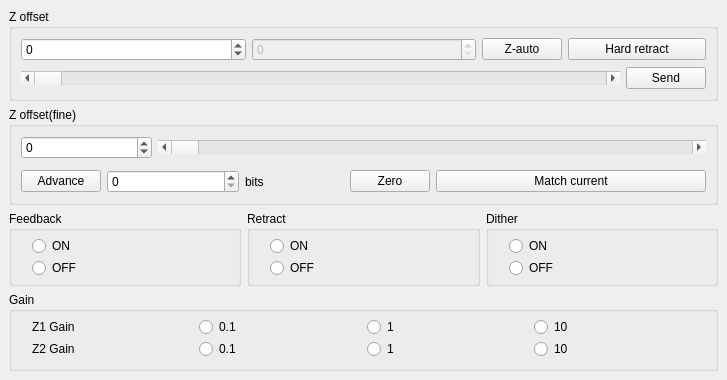
  <widget class="QDockWidget" name="Zcontrol">
   <property name="enabled">
    <bool>true</bool>
   </property>
   <property name="sizePolicy">
    <sizepolicy hsizetype="Minimum" vsizetype="Minimum">
     <horstretch>0</horstretch>
     <verstretch>0</verstretch>
    </sizepolicy>
   </property>
   <property name="minimumSize">
    <size>
     <width>363</width>
     <height>361</height>
    </size>
   </property>
   <property name="floating">
    <bool>true</bool>
   </property>
   <property name="features">
    <set>QDockWidget::AllDockWidgetFeatures</set>
   </property>
   <property name="allowedAreas">
    <set>Qt::AllDockWidgetAreas</set>
   </property>
   <property name="windowTitle">
    <string>Z control</string>
   </property>
   <attribute name="dockWidgetArea">
    <number>1</number>
   </attribute>
   <widget class="QWidget" name="dockWidgetContents_3">
    <layout class="QVBoxLayout" name="verticalLayout">
     <item>
      <widget class="QGroupBox" name="groupBox">
       <property name="title">
        <string>Z offset</string>
       </property>
       <property name="flat">
        <bool>false</bool>
       </property>
       <layout class="QGridLayout" name="gridLayout_4">
        <item row="2" column="0" colspan="10">
         <widget class="QScrollBar" name="horizontalScrollBar">
          <property name="minimum">
           <number>-32768</number>
          </property>
          <property name="maximum">
           <number>32767</number>
          </property>
          <property name="value">
           <number>-32768</number>
          </property>
          <property name="orientation">
           <enum>Qt::Horizontal</enum>
          </property>
         </widget>
        </item>
        <item row="0" column="8">
         <widget class="QPushButton" name="pushButton">
          <property name="text">
           <string>Z-auto</string>
          </property>
          <property name="iconSize">
           <size>
            <width>16</width>
            <height>9</height>
           </size>
          </property>
         </widget>
        </item>
        <item row="1" column="6">
         <spacer name="horizontalSpacer_33">
          <property name="orientation">
           <enum>Qt::Horizontal</enum>
          </property>
          <property name="sizeHint" stdset="0">
           <size>
            <width>40</width>
            <height>0</height>
           </size>
          </property>
         </spacer>
        </item>
        <item row="1" column="2">
         <spacer name="horizontalSpacer_27">
          <property name="orientation">
           <enum>Qt::Horizontal</enum>
          </property>
          <property name="sizeHint" stdset="0">
           <size>
            <width>40</width>
            <height>0</height>
           </size>
          </property>
         </spacer>
        </item>
        <item row="1" column="9">
         <spacer name="horizontalSpacer_30">
          <property name="orientation">
           <enum>Qt::Horizontal</enum>
          </property>
          <property name="sizeHint" stdset="0">
           <size>
            <width>40</width>
            <height>0</height>
           </size>
          </property>
         </spacer>
        </item>
        <item row="0" column="9" colspan="2">
         <widget class="QPushButton" name="pushButton_2">
          <property name="text">
           <string>Hard retract</string>
          </property>
         </widget>
        </item>
        <item row="1" column="0">
         <spacer name="horizontalSpacer_26">
          <property name="orientation">
           <enum>Qt::Horizontal</enum>
          </property>
          <property name="sizeHint" stdset="0">
           <size>
            <width>40</width>
            <height>0</height>
           </size>
          </property>
         </spacer>
        </item>
        <item row="1" column="1">
         <spacer name="horizontalSpacer_29">
          <property name="orientation">
           <enum>Qt::Horizontal</enum>
          </property>
          <property name="sizeHint" stdset="0">
           <size>
            <width>40</width>
            <height>0</height>
           </size>
          </property>
         </spacer>
        </item>
        <item row="1" column="4">
         <spacer name="horizontalSpacer_35">
          <property name="orientation">
           <enum>Qt::Horizontal</enum>
          </property>
          <property name="sizeHint" stdset="0">
           <size>
            <width>40</width>
            <height>0</height>
           </size>
          </property>
         </spacer>
        </item>
        <item row="2" column="10">
         <widget class="QPushButton" name="pushButton_3">
          <property name="text">
           <string>Send</string>
          </property>
         </widget>
        </item>
        <item row="1" column="3">
         <spacer name="horizontalSpacer_31">
          <property name="orientation">
           <enum>Qt::Horizontal</enum>
          </property>
          <property name="sizeHint" stdset="0">
           <size>
            <width>40</width>
            <height>0</height>
           </size>
          </property>
         </spacer>
        </item>
        <item row="1" column="8">
         <spacer name="horizontalSpacer_32">
          <property name="orientation">
           <enum>Qt::Horizontal</enum>
          </property>
          <property name="sizeHint" stdset="0">
           <size>
            <width>40</width>
            <height>0</height>
           </size>
          </property>
         </spacer>
        </item>
        <item row="1" column="7">
         <spacer name="horizontalSpacer_34">
          <property name="orientation">
           <enum>Qt::Horizontal</enum>
          </property>
          <property name="sizeHint" stdset="0">
           <size>
            <width>40</width>
            <height>0</height>
           </size>
          </property>
         </spacer>
        </item>
        <item row="1" column="10">
         <spacer name="horizontalSpacer_28">
          <property name="orientation">
           <enum>Qt::Horizontal</enum>
          </property>
          <property name="sizeHint" stdset="0">
           <size>
            <width>40</width>
            <height>0</height>
           </size>
          </property>
         </spacer>
        </item>
        <item row="1" column="5">
         <spacer name="horizontalSpacer_36">
          <property name="orientation">
           <enum>Qt::Horizontal</enum>
          </property>
          <property name="sizeHint" stdset="0">
           <size>
            <width>40</width>
            <height>0</height>
           </size>
          </property>
         </spacer>
        </item>
        <item row="0" column="0" colspan="4">
         <widget class="QSpinBox" name="spinBox_3">
          <property name="minimum">
           <number>-32768</number>
          </property>
          <property name="maximum">
           <number>32767</number>
          </property>
         </widget>
        </item>
        <item row="0" column="4" colspan="4">
         <widget class="QSpinBox" name="spinBox_4">
          <property name="enabled">
           <bool>false</bool>
          </property>
         </widget>
        </item>
       </layout>
      </widget>
     </item>
     <item>
      <widget class="QGroupBox" name="groupBox_4">
       <property name="title">
        <string>Z offset(fine)</string>
       </property>
       <property name="flat">
        <bool>false</bool>
       </property>
       <layout class="QGridLayout" name="gridLayout_14">
        <item row="1" column="0">
         <layout class="QVBoxLayout" name="verticalLayout_6">
          <item>
           <widget class="QWidget" name="widget" native="true">
            <layout class="QGridLayout" name="gridLayout_3">
             <property name="leftMargin">
              <number>0</number>
             </property>
             <property name="topMargin">
              <number>0</number>
             </property>
             <property name="rightMargin">
              <number>0</number>
             </property>
             <property name="bottomMargin">
              <number>0</number>
             </property>
             <item row="3" column="11">
              <spacer name="horizontalSpacer_24">
               <property name="orientation">
                <enum>Qt::Horizontal</enum>
               </property>
               <property name="sizeHint" stdset="0">
                <size>
                 <width>40</width>
                 <height>0</height>
                </size>
               </property>
              </spacer>
             </item>
             <item row="3" column="9">
              <spacer name="horizontalSpacer_16">
               <property name="orientation">
                <enum>Qt::Horizontal</enum>
               </property>
               <property name="sizeHint" stdset="0">
                <size>
                 <width>40</width>
                 <height>0</height>
                </size>
               </property>
              </spacer>
             </item>
             <item row="3" column="7">
              <spacer name="horizontalSpacer_20">
               <property name="orientation">
                <enum>Qt::Horizontal</enum>
               </property>
               <property name="sizeHint" stdset="0">
                <size>
                 <width>40</width>
                 <height>0</height>
                </size>
               </property>
              </spacer>
             </item>
             <item row="3" column="10">
              <spacer name="horizontalSpacer_25">
               <property name="orientation">
                <enum>Qt::Horizontal</enum>
               </property>
               <property name="sizeHint" stdset="0">
                <size>
                 <width>40</width>
                 <height>0</height>
                </size>
               </property>
              </spacer>
             </item>
             <item row="3" column="6">
              <spacer name="horizontalSpacer_18">
               <property name="orientation">
                <enum>Qt::Horizontal</enum>
               </property>
               <property name="sizeHint" stdset="0">
                <size>
                 <width>40</width>
                 <height>0</height>
                </size>
               </property>
              </spacer>
             </item>
             <item row="3" column="0">
              <spacer name="horizontalSpacer_11">
               <property name="orientation">
                <enum>Qt::Horizontal</enum>
               </property>
               <property name="sizeHint" stdset="0">
                <size>
                 <width>40</width>
                 <height>0</height>
                </size>
               </property>
              </spacer>
             </item>
             <item row="3" column="13">
              <spacer name="horizontalSpacer_15">
               <property name="orientation">
                <enum>Qt::Horizontal</enum>
               </property>
               <property name="sizeHint" stdset="0">
                <size>
                 <width>40</width>
                 <height>0</height>
                </size>
               </property>
              </spacer>
             </item>
             <item row="3" column="1">
              <spacer name="horizontalSpacer_14">
               <property name="orientation">
                <enum>Qt::Horizontal</enum>
               </property>
               <property name="sizeHint" stdset="0">
                <size>
                 <width>40</width>
                 <height>0</height>
                </size>
               </property>
              </spacer>
             </item>
             <item row="3" column="2">
              <spacer name="horizontalSpacer_21">
               <property name="orientation">
                <enum>Qt::Horizontal</enum>
               </property>
               <property name="sizeHint" stdset="0">
                <size>
                 <width>40</width>
                 <height>0</height>
                </size>
               </property>
              </spacer>
             </item>
             <item row="3" column="3">
              <spacer name="horizontalSpacer_22">
               <property name="orientation">
                <enum>Qt::Horizontal</enum>
               </property>
               <property name="sizeHint" stdset="0">
                <size>
                 <width>40</width>
                 <height>0</height>
                </size>
               </property>
              </spacer>
             </item>
             <item row="3" column="12">
              <spacer name="horizontalSpacer_23">
               <property name="orientation">
                <enum>Qt::Horizontal</enum>
               </property>
               <property name="sizeHint" stdset="0">
                <size>
                 <width>40</width>
                 <height>0</height>
                </size>
               </property>
              </spacer>
             </item>
             <item row="3" column="8">
              <spacer name="horizontalSpacer_17">
               <property name="orientation">
                <enum>Qt::Horizontal</enum>
               </property>
               <property name="sizeHint" stdset="0">
                <size>
                 <width>40</width>
                 <height>0</height>
                </size>
               </property>
              </spacer>
             </item>
             <item row="3" column="5">
              <spacer name="horizontalSpacer_19">
               <property name="orientation">
                <enum>Qt::Horizontal</enum>
               </property>
               <property name="sizeHint" stdset="0">
                <size>
                 <width>40</width>
                 <height>0</height>
                </size>
               </property>
              </spacer>
             </item>
             <item row="0" column="0">
              <widget class="QPushButton" name="pushButton_11">
               <property name="text">
                <string>Advance</string>
               </property>
              </widget>
             </item>
             <item row="0" column="4">
              <widget class="QLabel" name="label_14">
               <property name="text">
                <string>bits</string>
               </property>
              </widget>
             </item>
             <item row="0" column="1" colspan="3">
              <widget class="QSpinBox" name="spinBox_2"/>
             </item>
             <item row="0" column="7">
              <widget class="QPushButton" name="pushButton_9">
               <property name="text">
                <string>Zero</string>
               </property>
              </widget>
             </item>
             <item row="0" column="8" colspan="6">
              <widget class="QPushButton" name="pushButton_10">
               <property name="text">
                <string>Match current</string>
               </property>
              </widget>
             </item>
            </layout>
           </widget>
          </item>
         </layout>
        </item>
        <item row="0" column="0">
         <layout class="QGridLayout" name="gridLayout_5">
          <property name="leftMargin">
           <number>0</number>
          </property>
          <property name="rightMargin">
           <number>0</number>
          </property>
          <item row="1" column="4">
           <spacer name="horizontalSpacer_3">
            <property name="orientation">
             <enum>Qt::Horizontal</enum>
            </property>
            <property name="sizeHint" stdset="0">
             <size>
              <width>40</width>
              <height>5</height>
             </size>
            </property>
           </spacer>
          </item>
          <item row="1" column="2">
           <spacer name="horizontalSpacer_10">
            <property name="orientation">
             <enum>Qt::Horizontal</enum>
            </property>
            <property name="sizeHint" stdset="0">
             <size>
              <width>40</width>
              <height>5</height>
             </size>
            </property>
           </spacer>
          </item>
          <item row="0" column="0">
           <widget class="QSpinBox" name="spinBox">
            <property name="minimum">
             <number>-32768</number>
            </property>
            <property name="maximum">
             <number>32767</number>
            </property>
           </widget>
          </item>
          <item row="1" column="3">
           <spacer name="horizontalSpacer_6">
            <property name="orientation">
             <enum>Qt::Horizontal</enum>
            </property>
            <property name="sizeHint" stdset="0">
             <size>
              <width>40</width>
              <height>5</height>
             </size>
            </property>
           </spacer>
          </item>
          <item row="1" column="0">
           <spacer name="horizontalSpacer_4">
            <property name="orientation">
             <enum>Qt::Horizontal</enum>
            </property>
            <property name="sizeHint" stdset="0">
             <size>
              <width>40</width>
              <height>5</height>
             </size>
            </property>
           </spacer>
          </item>
          <item row="1" column="5">
           <spacer name="horizontalSpacer_5">
            <property name="orientation">
             <enum>Qt::Horizontal</enum>
            </property>
            <property name="sizeHint" stdset="0">
             <size>
              <width>40</width>
              <height>5</height>
             </size>
            </property>
           </spacer>
          </item>
          <item row="0" column="1" colspan="5">
           <widget class="QScrollBar" name="horizontalScrollBar_4">
            <property name="minimum">
             <number>-32768</number>
            </property>
            <property name="maximum">
             <number>32767</number>
            </property>
            <property name="value">
             <number>-32768</number>
            </property>
            <property name="orientation">
             <enum>Qt::Horizontal</enum>
            </property>
           </widget>
          </item>
         </layout>
        </item>
       </layout>
      </widget>
     </item>
     <item>
      <widget class="QWidget" name="widget_7" native="true">
       <layout class="QHBoxLayout" name="horizontalLayout_2">
        <property name="leftMargin">
         <number>0</number>
        </property>
        <property name="topMargin">
         <number>0</number>
        </property>
        <property name="rightMargin">
         <number>0</number>
        </property>
        <property name="bottomMargin">
         <number>0</number>
        </property>
        <item>
         <widget class="QGroupBox" name="groupBox_13">
          <property name="title">
           <string>Feedback</string>
          </property>
          <layout class="QVBoxLayout" name="verticalLayout_4">
           <property name="spacing">
            <number>2</number>
           </property>
           <property name="leftMargin">
            <number>20</number>
           </property>
           <property name="topMargin">
            <number>5</number>
           </property>
           <property name="bottomMargin">
            <number>5</number>
           </property>
           <item>
            <widget class="QRadioButton" name="radioButton_29">
             <property name="text">
              <string>ON</string>
             </property>
            </widget>
           </item>
           <item>
            <widget class="QRadioButton" name="radioButton_30">
             <property name="text">
              <string>OFF</string>
             </property>
            </widget>
           </item>
          </layout>
         </widget>
        </item>
        <item>
         <widget class="QGroupBox" name="groupBox_12">
          <property name="title">
           <string>Retract</string>
          </property>
          <layout class="QVBoxLayout" name="verticalLayout_5">
           <property name="spacing">
            <number>2</number>
           </property>
           <property name="leftMargin">
            <number>20</number>
           </property>
           <property name="topMargin">
            <number>5</number>
           </property>
           <property name="bottomMargin">
            <number>5</number>
           </property>
           <item>
            <widget class="QRadioButton" name="radioButton_25">
             <property name="text">
              <string>ON</string>
             </property>
            </widget>
           </item>
           <item>
            <widget class="QRadioButton" name="radioButton_26">
             <property name="text">
              <string>OFF</string>
             </property>
            </widget>
           </item>
          </layout>
         </widget>
        </item>
        <item>
         <widget class="QGroupBox" name="groupBox_11">
          <property name="title">
           <string>Dither</string>
          </property>
          <layout class="QVBoxLayout" name="verticalLayout_7">
           <property name="spacing">
            <number>2</number>
           </property>
           <property name="leftMargin">
            <number>20</number>
           </property>
           <property name="topMargin">
            <number>5</number>
           </property>
           <property name="bottomMargin">
            <number>5</number>
           </property>
           <item>
            <widget class="QRadioButton" name="radioButton_28">
             <property name="text">
              <string>ON</string>
             </property>
            </widget>
           </item>
           <item>
            <widget class="QRadioButton" name="radioButton_27">
             <property name="text">
              <string>OFF</string>
             </property>
            </widget>
           </item>
          </layout>
         </widget>
        </item>
       </layout>
      </widget>
     </item>
     <item>
      <widget class="QGroupBox" name="groupBox_3">
       <property name="title">
        <string>Gain</string>
       </property>
       <property name="flat">
        <bool>false</bool>
       </property>
       <layout class="QVBoxLayout" name="verticalLayout_2">
        <property name="spacing">
         <number>2</number>
        </property>
        <property name="leftMargin">
         <number>9</number>
        </property>
        <property name="topMargin">
         <number>5</number>
        </property>
        <property name="rightMargin">
         <number>9</number>
        </property>
        <property name="bottomMargin">
         <number>9</number>
        </property>
        <item>
         <widget class="QWidget" name="widget_5" native="true">
          <layout class="QHBoxLayout" name="horizontalLayout_3">
           <property name="spacing">
            <number>6</number>
           </property>
           <property name="leftMargin">
            <number>11</number>
           </property>
           <property name="topMargin">
            <number>0</number>
           </property>
           <property name="rightMargin">
            <number>11</number>
           </property>
           <property name="bottomMargin">
            <number>0</number>
           </property>
           <item>
            <widget class="QLabel" name="label_9">
             <property name="text">
              <string>Z1 Gain</string>
             </property>
            </widget>
           </item>
           <item>
            <widget class="QRadioButton" name="radioButton_7">
             <property name="text">
              <string>0.1</string>
             </property>
            </widget>
           </item>
           <item>
            <widget class="QRadioButton" name="radioButton_8">
             <property name="text">
              <string>1</string>
             </property>
            </widget>
           </item>
           <item>
            <widget class="QRadioButton" name="radioButton_9">
             <property name="text">
              <string>10</string>
             </property>
            </widget>
           </item>
          </layout>
         </widget>
        </item>
        <item>
         <widget class="QWidget" name="widget_6" native="true">
          <layout class="QHBoxLayout" name="horizontalLayout_4">
           <property name="leftMargin">
            <number>11</number>
           </property>
           <property name="topMargin">
            <number>0</number>
           </property>
           <property name="rightMargin">
            <number>11</number>
           </property>
           <property name="bottomMargin">
            <number>0</number>
           </property>
           <item>
            <widget class="QLabel" name="label_10">
             <property name="text">
              <string>Z2 Gain</string>
             </property>
            </widget>
           </item>
           <item>
            <widget class="QRadioButton" name="radioButton_10">
             <property name="text">
              <string>0.1</string>
             </property>
            </widget>
           </item>
           <item>
            <widget class="QRadioButton" name="radioButton_12">
             <property name="text">
              <string>1</string>
             </property>
            </widget>
           </item>
           <item>
            <widget class="QRadioButton" name="radioButton_11">
             <property name="text">
              <string>10</string>
             </property>
            </widget>
           </item>
          </layout>
         </widget>
        </item>
       </layout>
      </widget>
     </item>
    </layout>
   </widget>
  </widget>
